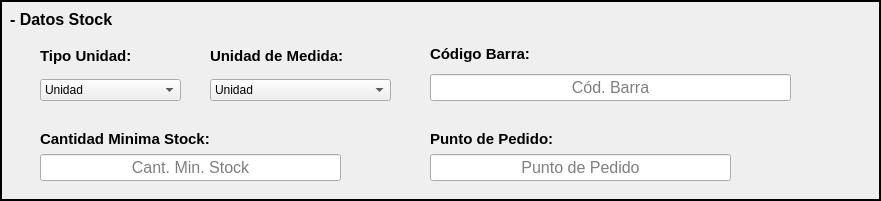
  <widget class="QFrame" name="frame_2">
   <property name="geometry">
    <rect>
     <x>10</x>
     <y>260</y>
     <width>881</width>
     <height>201</height>
    </rect>
   </property>
   <property name="frameShape">
    <enum>QFrame::WinPanel</enum>
   </property>
   <property name="frameShadow">
    <enum>QFrame::Plain</enum>
   </property>
   <property name="lineWidth">
    <number>1</number>
   </property>
   <widget class="QLabel" name="label_datStock">
    <property name="geometry">
     <rect>
      <x>10</x>
      <y>10</y>
      <width>131</width>
      <height>19</height>
     </rect>
    </property>
    <property name="font">
     <font>
      <pointsize>12</pointsize>
      <weight>75</weight>
      <bold>true</bold>
     </font>
    </property>
    <property name="text">
     <string>- Datos Stock</string>
    </property>
   </widget>
   <widget class="QWidget" name="layoutWidget">
    <property name="geometry">
     <rect>
      <x>210</x>
      <y>40</y>
      <width>181</width>
      <height>61</height>
     </rect>
    </property>
    <layout class="QVBoxLayout" name="verticalLayout_7">
     <item>
      <widget class="QLabel" name="label_uniMed">
       <property name="font">
        <font>
         <pointsize>11</pointsize>
         <weight>75</weight>
         <bold>true</bold>
        </font>
       </property>
       <property name="text">
        <string>&lt;html&gt;&lt;head/&gt;&lt;body&gt;&lt;p&gt;Unidad de Medida:&lt;/p&gt;&lt;/body&gt;&lt;/html&gt;</string>
       </property>
      </widget>
     </item>
     <item>
      <widget class="QComboBox" name="box_uniMedi">
       <property name="font">
        <font>
         <pointsize>9</pointsize>
        </font>
       </property>
       <property name="layoutDirection">
        <enum>Qt::LeftToRight</enum>
       </property>
       <item>
        <property name="text">
         <string>Unidad</string>
        </property>
       </item>
      </widget>
     </item>
    </layout>
   </widget>
   <widget class="QWidget" name="layoutWidget">
    <property name="geometry">
     <rect>
      <x>430</x>
      <y>40</y>
      <width>361</width>
      <height>61</height>
     </rect>
    </property>
    <layout class="QVBoxLayout" name="verticalLayout_8">
     <item>
      <widget class="QLabel" name="label_codBarra">
       <property name="font">
        <font>
         <pointsize>11</pointsize>
         <weight>75</weight>
         <bold>true</bold>
        </font>
       </property>
       <property name="text">
        <string>Código Barra:</string>
       </property>
      </widget>
     </item>
     <item>
      <widget class="QLineEdit" name="input_codBarra">
       <property name="font">
        <font>
         <pointsize>12</pointsize>
        </font>
       </property>
       <property name="alignment">
        <set>Qt::AlignCenter</set>
       </property>
       <property name="placeholderText">
        <string>Cód. Barra</string>
       </property>
      </widget>
     </item>
    </layout>
   </widget>
   <widget class="QWidget" name="layoutWidget">
    <property name="geometry">
     <rect>
      <x>40</x>
      <y>40</y>
      <width>141</width>
      <height>61</height>
     </rect>
    </property>
    <layout class="QVBoxLayout" name="verticalLayout_6">
     <item>
      <widget class="QLabel" name="label_tipoUni">
       <property name="font">
        <font>
         <pointsize>11</pointsize>
         <weight>75</weight>
         <bold>true</bold>
        </font>
       </property>
       <property name="text">
        <string>&lt;html&gt;&lt;head/&gt;&lt;body&gt;&lt;p&gt;Tipo Unidad:&lt;/p&gt;&lt;/body&gt;&lt;/html&gt;</string>
       </property>
      </widget>
     </item>
     <item>
      <widget class="QComboBox" name="box_tipoUnid">
       <property name="font">
        <font>
         <pointsize>9</pointsize>
        </font>
       </property>
       <property name="layoutDirection">
        <enum>Qt::LeftToRight</enum>
       </property>
       <item>
        <property name="text">
         <string>Unidad</string>
        </property>
       </item>
      </widget>
     </item>
    </layout>
   </widget>
   <widget class="QWidget" name="layoutWidget">
    <property name="geometry">
     <rect>
      <x>430</x>
      <y>130</y>
      <width>301</width>
      <height>51</height>
     </rect>
    </property>
    <layout class="QVBoxLayout" name="verticalLayout_10">
     <item>
      <widget class="QLabel" name="label_puntPedi">
       <property name="font">
        <font>
         <pointsize>11</pointsize>
         <weight>75</weight>
         <bold>true</bold>
        </font>
       </property>
       <property name="text">
        <string>&lt;html&gt;&lt;head/&gt;&lt;body&gt;&lt;p&gt;Punto de Pedido:&lt;/p&gt;&lt;/body&gt;&lt;/html&gt;</string>
       </property>
      </widget>
     </item>
     <item>
      <widget class="QLineEdit" name="input_puntoPedido">
       <property name="font">
        <font>
         <pointsize>12</pointsize>
        </font>
       </property>
       <property name="alignment">
        <set>Qt::AlignCenter</set>
       </property>
       <property name="placeholderText">
        <string>Punto de Pedido</string>
       </property>
      </widget>
     </item>
    </layout>
   </widget>
   <widget class="QWidget" name="layoutWidget">
    <property name="geometry">
     <rect>
      <x>40</x>
      <y>130</y>
      <width>301</width>
      <height>51</height>
     </rect>
    </property>
    <layout class="QVBoxLayout" name="verticalLayout_9">
     <item>
      <widget class="QLabel" name="label_cantMinStock">
       <property name="font">
        <font>
         <pointsize>11</pointsize>
         <weight>75</weight>
         <bold>true</bold>
        </font>
       </property>
       <property name="text">
        <string>&lt;html&gt;&lt;head/&gt;&lt;body&gt;&lt;p&gt;Cantidad Minima Stock:&lt;/p&gt;&lt;/body&gt;&lt;/html&gt;</string>
       </property>
      </widget>
     </item>
     <item>
      <widget class="QLineEdit" name="input_cantMinStock">
       <property name="font">
        <font>
         <pointsize>12</pointsize>
        </font>
       </property>
       <property name="alignment">
        <set>Qt::AlignCenter</set>
       </property>
       <property name="placeholderText">
        <string>Cant. Min. Stock</string>
       </property>
      </widget>
     </item>
    </layout>
   </widget>
  </widget>
